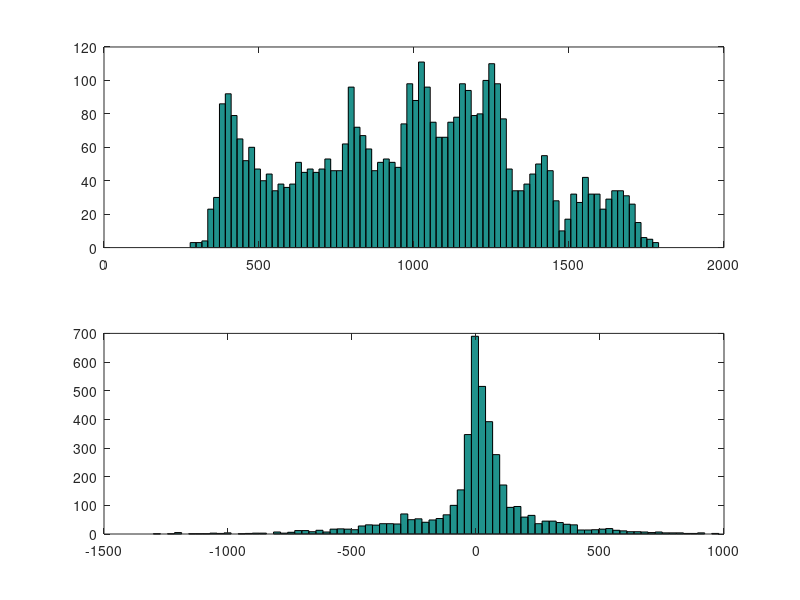
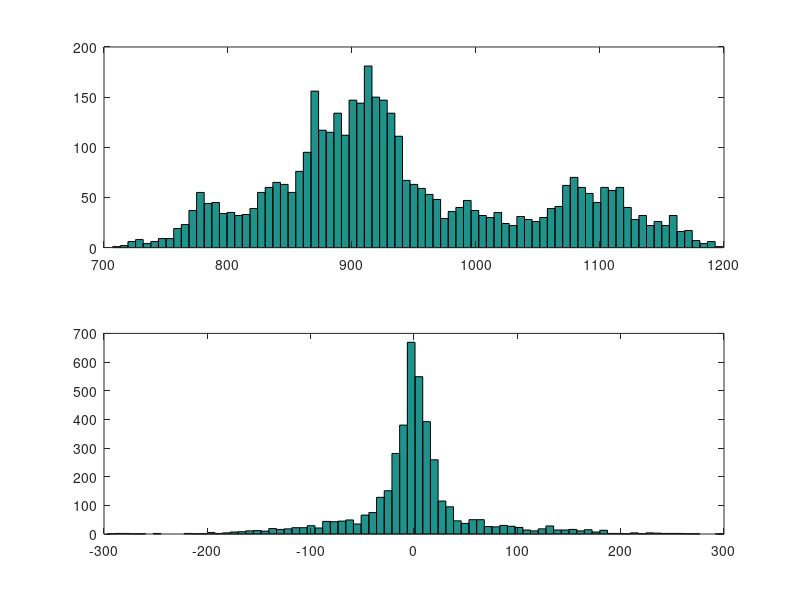
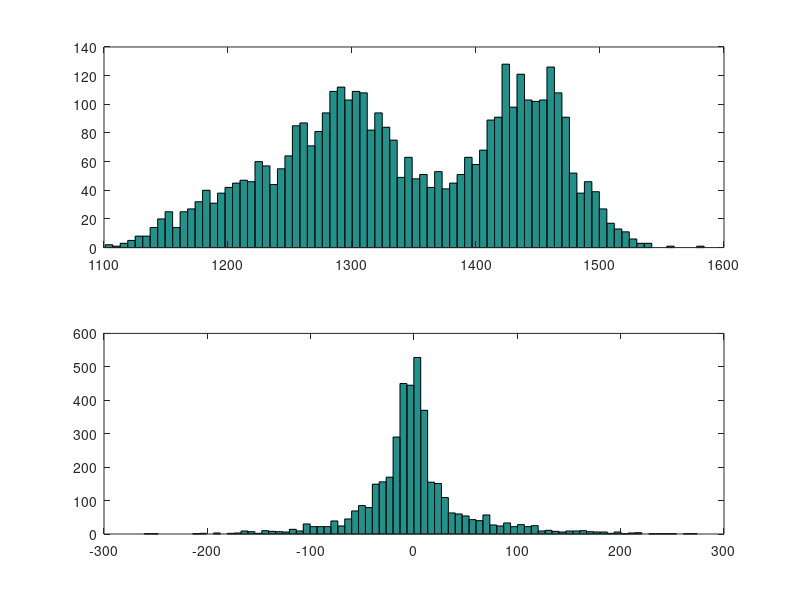

The MATLAB source for these figures, in order:
figure(1)
subplot(2,1,1);
fileExp= fopen('LenaDcY.txt','r');
E = fscanf(fileExp, '%f');
hist(E,80);
subplot(2,1,2);
fileExp= fopen('LenaCodeDcY.txt','r');
F = fscanf(fileExp, '%f');
hist(F,80);


figure(2)
subplot(2,1,1);
fileExp= fopen('LenaDcCb.txt','r');
C = fscanf(fileExp, '%f');
hist(C,80);
subplot(2,1,2);
fileExp= fopen('LenaCodeDcCb.txt','r');
D = fscanf(fileExp, '%f');
hist(D,80);


figure(3)
subplot(2,1,1);
fileExp= fopen('LenaDcCr.txt','r');
A = fscanf(fileExp, '%f');
hist(A,80);
subplot(2,1,2); 
fileExp= fopen('LenaCodeDcCr.txt','r');
B = fscanf(fileExp, '%f');
hist(B,80);